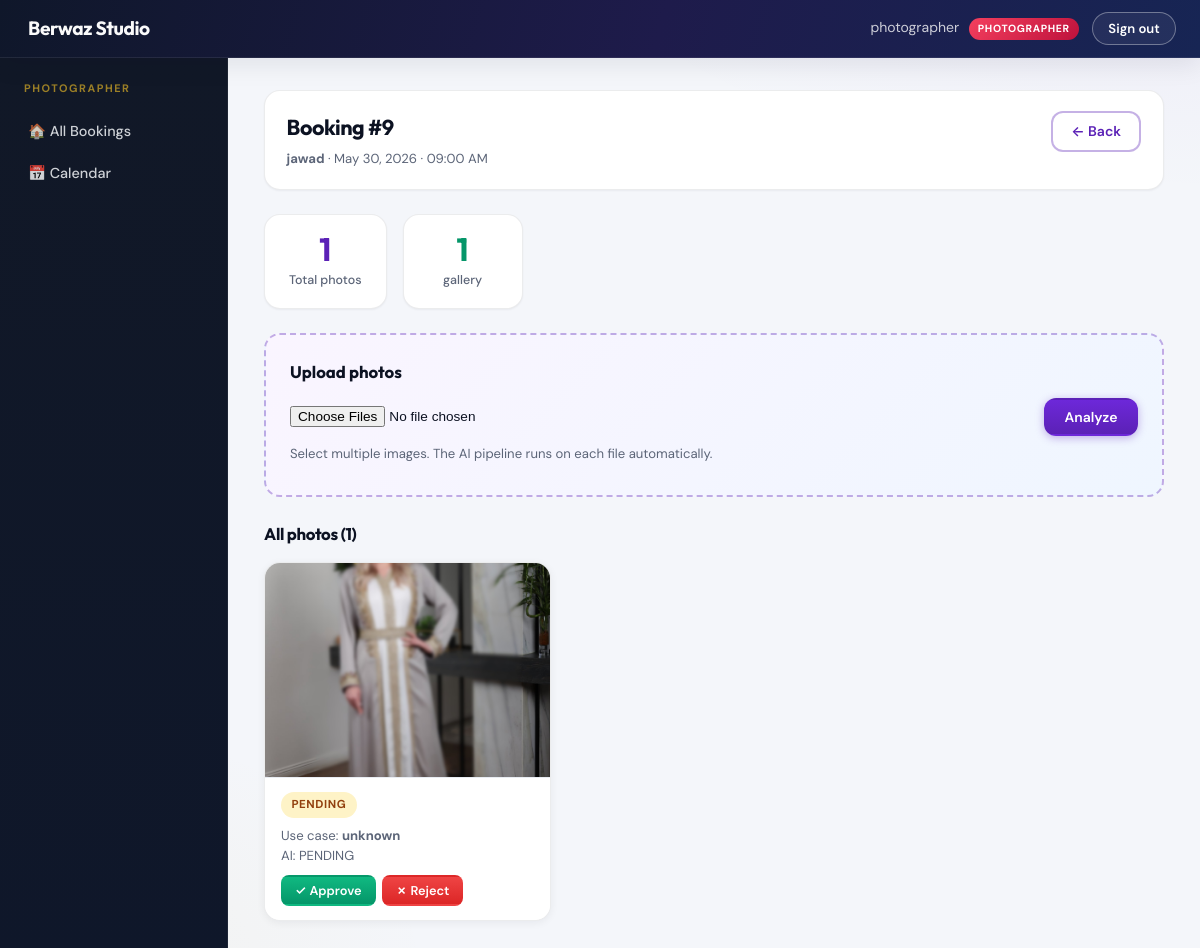
The page /photos/booking/9/ (signed in) on the database its author committed.
### core/models.py (models this page shows, shortened)
class Profile(models.Model):
    ROLE_CHOICES = [
        ('customer',     'Customer'),
        ('photographer', 'Photographer'),
    ]
    user  = models.OneToOneField(User, on_delete=models.CASCADE, related_name='profile')
    role  = models.CharField(max_length=20, choices=ROLE_CHOICES, default='customer')
    phone = models.CharField(max_length=20, blank=True)

### bookings/models.py (models this page shows, shortened)
class Booking(models.Model):
    STATUS_CHOICES = [
        ('confirmed', 'Confirmed'),
        ('completed', 'Completed'),
        ('cancelled', 'Cancelled'),
    ]
    customer     = models.ForeignKey(User, on_delete=models.CASCADE, related_name='bookings')
    session_date = models.DateField()
    session_time = models.TimeField()
    status       = models.CharField(max_length=20, choices=STATUS_CHOICES, default='confirmed')
    notes        = models.TextField(blank=True)
    created_at   = models.DateTimeField(auto_now_add=True)
    class Meta:
        unique_together = ('session_date', 'session_time')
        ordering = ['-session_date', '-session_time']
    def time_12h(self):
        return self.session_time.strftime('%I:%M %p')

### photos/models.py (models this page shows, shortened)
class Photo(models.Model):
    RESULT_CHOICES = [
        ('pending', 'Pending'),
        ('pass',    'Pass'),
        ('fail',    'Fail'),
    ]
    booking                  = models.ForeignKey(Booking, on_delete=models.CASCADE, related_name='photos')
    image                    = models.ImageField(upload_to='photos/%Y/%m/')
    features                 = models.JSONField(null=True, blank=True)
    use_case                 = models.CharField(max_length=50, blank=True)
    ai_result                = models.CharField(max_length=10, choices=RESULT_CHOICES, default='pending')
    final_result             = models.CharField(max_length=10, choices=RESULT_CHOICES, default='pending')
    override_by_photographer = models.BooleanField(default=False)
    uploaded_at              = models.DateTimeField(auto_now_add=True)
    class Meta:
        ordering = ['-uploaded_at']

### photos/views.py (the view)
# urls.py: path('booking/<int:booking_id>/',  views.photographer_booking_detail, name='photographer_booking_detail'),
@login_required
@photographer_required
def photographer_booking_detail(request, booking_id):
    booking = get_object_or_404(Booking, id=booking_id)
    photos  = Photo.objects.filter(booking=booking)
    return render(request, 'photos/photographer_gallery.html', {
        'booking': booking,
        'photos':  photos,
    })

### templates/photos/photographer_gallery.html (shortened to what this page needs)
{% extends 'base.html' %}
{% block content %}
<div class="app-layout">
  <div class="sidebar">
    <div class="sidebar-title">Photographer</div>
    <a href="{% url 'photographer_dashboard' %}">🏠 All Bookings</a>
    <a href="{% url 'calendar' %}">📅 Calendar</a>
  </div>
  <div class="main-content">
    <header class="booking-page-header">
      <div>
        <h1>Booking #{{ booking.id }}</h1>
        <p class="meta">
          <strong>{{ booking.customer.username }}</strong>
          · {{ booking.session_date }}
          · {{ booking.time_12h }}
        </p>
      </div>
      <a href="{% url 'photographer_dashboard' %}" class="btn btn-outline">← Back</a>
    </header>
    <div class="stats-row">
      <div class="stat-card">
        <div class="stat-number" id="total-count">{{ photos.count }}</div>
        <div class="stat-label">Total photos</div>
      </div>
      <div class="stat-card">
        <div class="stat-number stat-number--success" id="pass-count">{{ photos|length }}</div>
        <div class="stat-label"> gallery</div>
      </div>
    </div>
    <div class="upload-box">
      <h3>Upload photos</h3>
      <div class="upload-row">
        <input type="file" id="photo-input" multiple accept="image/*">
        <button type="button" onclick="uploadPhotos()" class="btn btn-primary">Analyze</button>
      </div>
      <p class="text-muted text-small mt-1">Select multiple images. The AI pipeline runs on each file automatically.</p>
    </div>
    {% if photos %}
    <h2 class="section-title">All photos ({{ photos.count }})</h2>
    <div class="photo-grid" id="photo-grid">
      {% for photo in photos %}
      <div class="photo-card" id="photo-{{ photo.id }}">
        <a href="{{ photo.image.url }}" target="_blank">
          <img src="{{ photo.image.url }}" alt="Photo {{ photo.id }}">
        </a>
        <div class="photo-card-body">
          <div class="flex justify-between align-center">
            <span class="badge badge-{{ photo.final_result }}">{{ photo.final_result|upper }}</span>
          </div>
          {% if photo.use_case %}
          <p class="text-small text-muted mt-1">Use case: <strong>{{ photo.use_case }}</strong></p>
          {% endif %}
          <p class="text-small text-muted">AI: {{ photo.ai_result|upper }}</p>
          <div class="photo-card-actions">
            <button onclick="overridePhoto({{ photo.id }}, 'approve')" class="btn btn-success btn-sm">✓ Approve</button>
            <button onclick="overridePhoto({{ photo.id }}, 'reject')" class="btn btn-danger btn-sm">✗ Reject</button>
          </div>
        </div>
      </div>
      {% endfor %}
    </div>
    {% else %}
    <div class="empty-state">
      <span class="icon">🖼️</span>
      <h3>No photos yet</h3>
      <p>Upload photos above to start the AI analysis.</p>
    </div>
    {% endif %}
  </div>
</div>
{% endblock %}

### templates/base.html (shortened to what this page needs)
{% load static %}
<!DOCTYPE html>
<html lang="en">
<head>
  <link rel="stylesheet" href="{% static 'css/main.css' %}?v=7">
</head>
<body>
  <nav class="navbar">
    <div class="navbar-brand">Berwaz Studio</div>
    {% if user.is_authenticated %}
    <div class="navbar-right">
      <span class="navbar-user">{{ user.username }}
        <span class="role-badge role-{{ user.profile.role }}">{{ user.profile.role }}</span>
      </span>
      <a href="{% url 'logout' %}" class="btn btn-outline-white">Sign out</a>
    </div>
    {% endif %}
  </nav>
  <div class="page-wrapper">
    {% block content %}{% endblock %}
  </div>
</body>
</html>

### rows shown on the page
Booking: id "9", customer.username "jawad", session_date "May 30, 2026", time_12h "09:00 AM"
Photo: image (picture), final_result "PENDING", use_case "unknown", ai_result "PENDING"

### other values the page prints
{{ user.username }} "photographer"
{{ user.profile.role }} "PHOTOGRAPHER"
{{ photos.count }} "1"
{{ photos|length }} "1"
